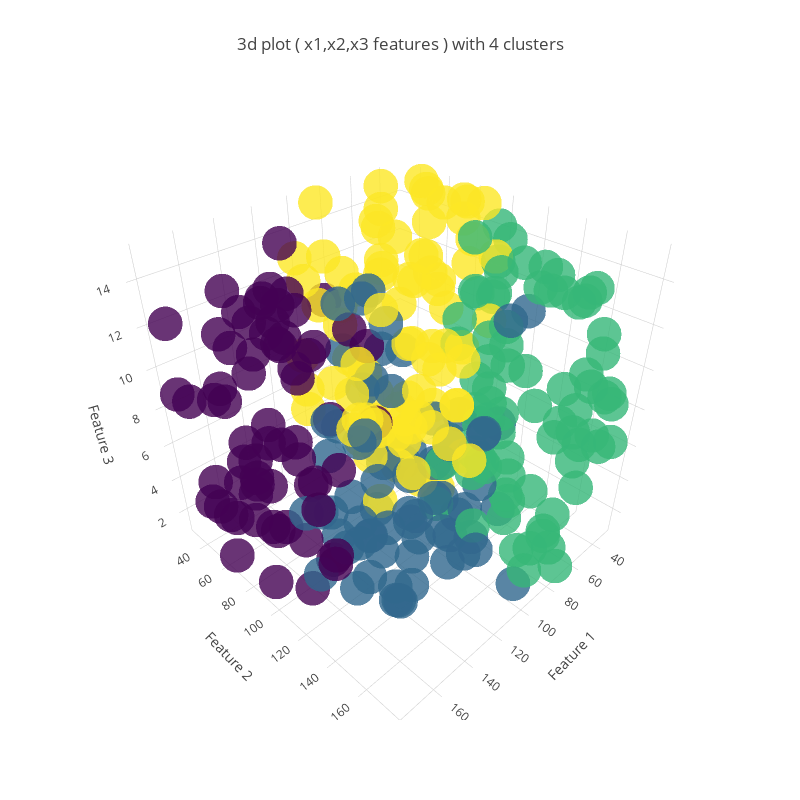
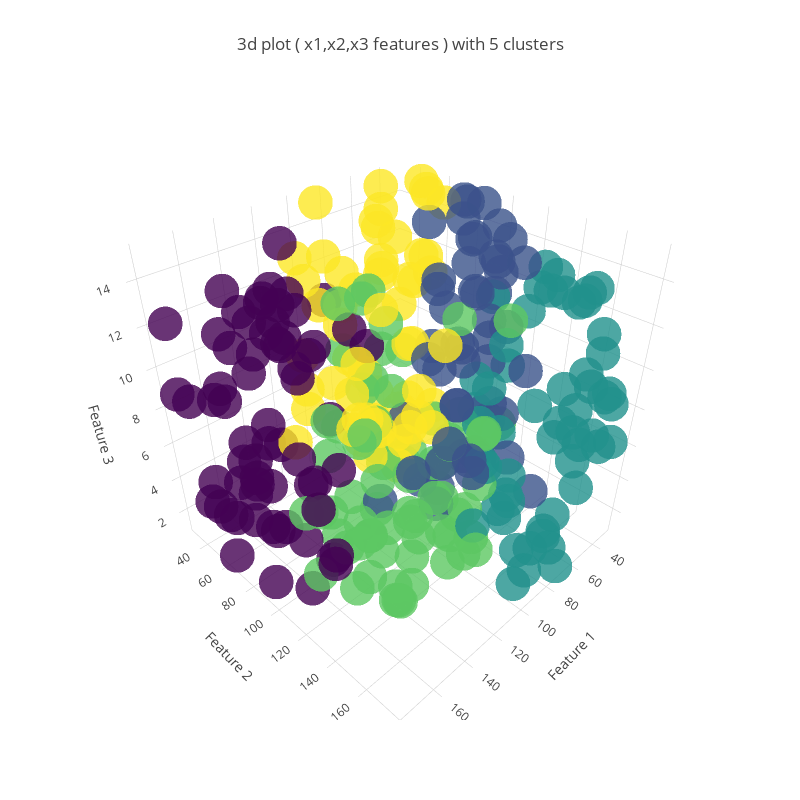

Here is the notebook cell these charts were saved with, in order:
### Code cell
cp.plot3D()

### Figure 1 — Plotly figure (JSON) as saved in the notebook; plotly's stock layout.template omitted (floating-point values rounded to 4 significant figures; data arrays with more than 128 entries replaced by an {"elided": "..."} marker saying what was removed)
{"data": [{"marker": {"color": {"elided": "300 int values"}, "colorscale": "Viridis", "opacity": 0.8, "size": 12}, "mode": "markers", "type": "scatter3d", "uid": "4cd926d9-036a-4734-97b8-e59fae041f6f", "x": {"elided": "300 int values"}, "y": {"elided": "300 int values"}, "z": {"elided": "300 int values"}}], "layout": {"autosize": false, "height": 800, "scene": {"xaxis": {"title": {"text": "Feature 1"}}, "yaxis": {"title": {"text": "Feature 2"}}, "zaxis": {"title": {"text": "Feature 3"}}}, "title": {"text": "3d plot ( x1,x2,x3 features ) with 4 clusters"}, "width": 800}}

### Figure 2 — Plotly figure (JSON) as saved in the notebook; plotly's stock layout.template omitted (floating-point values rounded to 4 significant figures; data arrays with more than 128 entries replaced by an {"elided": "..."} marker saying what was removed)
{"data": [{"marker": {"color": {"elided": "300 int values"}, "colorscale": "Viridis", "opacity": 0.8, "size": 12}, "mode": "markers", "type": "scatter3d", "uid": "1eedbec4-d0e3-43b4-983e-e185187a539d", "x": {"elided": "300 int values"}, "y": {"elided": "300 int values"}, "z": {"elided": "300 int values"}}], "layout": {"autosize": false, "height": 800, "scene": {"xaxis": {"title": {"text": "Feature 1"}}, "yaxis": {"title": {"text": "Feature 2"}}, "zaxis": {"title": {"text": "Feature 3"}}}, "title": {"text": "3d plot ( x1,x2,x3 features ) with 5 clusters"}, "width": 800}}
